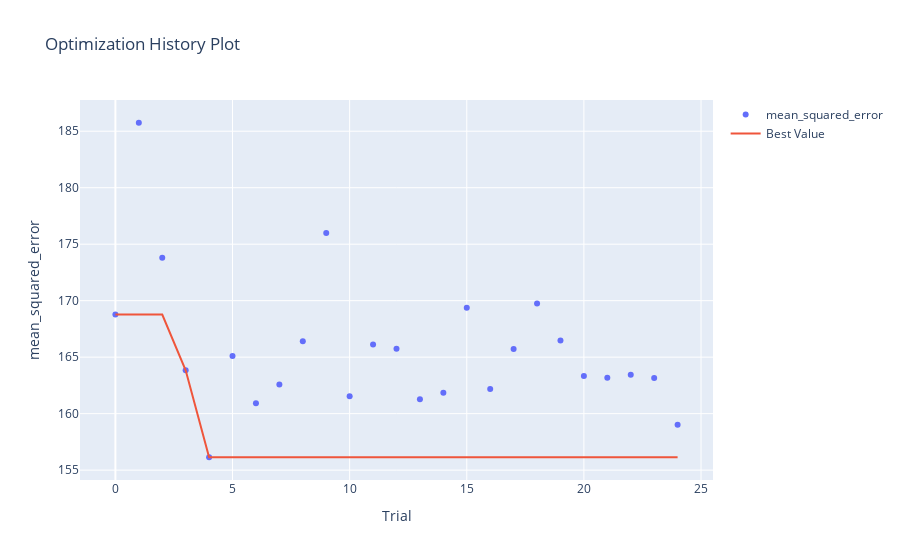

The code cell stored with this chart in its notebook:
### Code cell
%%time
# create study set
study = optuna.create_study(study_name="GradientBoostingRegressor_cc", direction="minimize", sampler=sampler)

# try multiple times
study.optimize(optuna_gbr, n_trials=25)
clear_output(wait=False)

optuna.visualization.plot_optimization_history(study, target_name="mean_squared_error")

### Figure 1 — Plotly figure (JSON) as saved in the notebook; plotly's stock layout.template omitted (floating-point values rounded to 4 significant figures)
{"data": [{"mode": "markers", "name": "mean_squared_error", "type": "scatter", "x": [0, 1, 2, 3, 4, 5, 6, 7, 8, 9, 10, 11, 12, 13, 14, 15, 16, 17, 18, 19, 20, 21, 22, 23, 24], "y": [168.8, 185.7, 173.8, 163.8, 156.1, 165.1, 160.9, 162.6, 166.4, 176.0, 161.5, 166.1, 165.7, 161.3, 161.8, 169.4, 162.2, 165.7, 169.8, 166.5, 163.3, 163.2, 163.4, 163.1, 159.0]}, {"name": "Best Value", "type": "scatter", "x": [0, 1, 2, 3, 4, 5, 6, 7, 8, 9, 10, 11, 12, 13, 14, 15, 16, 17, 18, 19, 20, 21, 22, 23, 24], "y": [168.8, 168.8, 168.8, 163.8, 156.1, 156.1, 156.1, 156.1, 156.1, 156.1, 156.1, 156.1, 156.1, 156.1, 156.1, 156.1, 156.1, 156.1, 156.1, 156.1, 156.1, 156.1, 156.1, 156.1, 156.1]}], "layout": {"title": {"text": "Optimization History Plot"}, "xaxis": {"title": {"text": "Trial"}}, "yaxis": {"title": {"text": "mean_squared_error"}}}}
